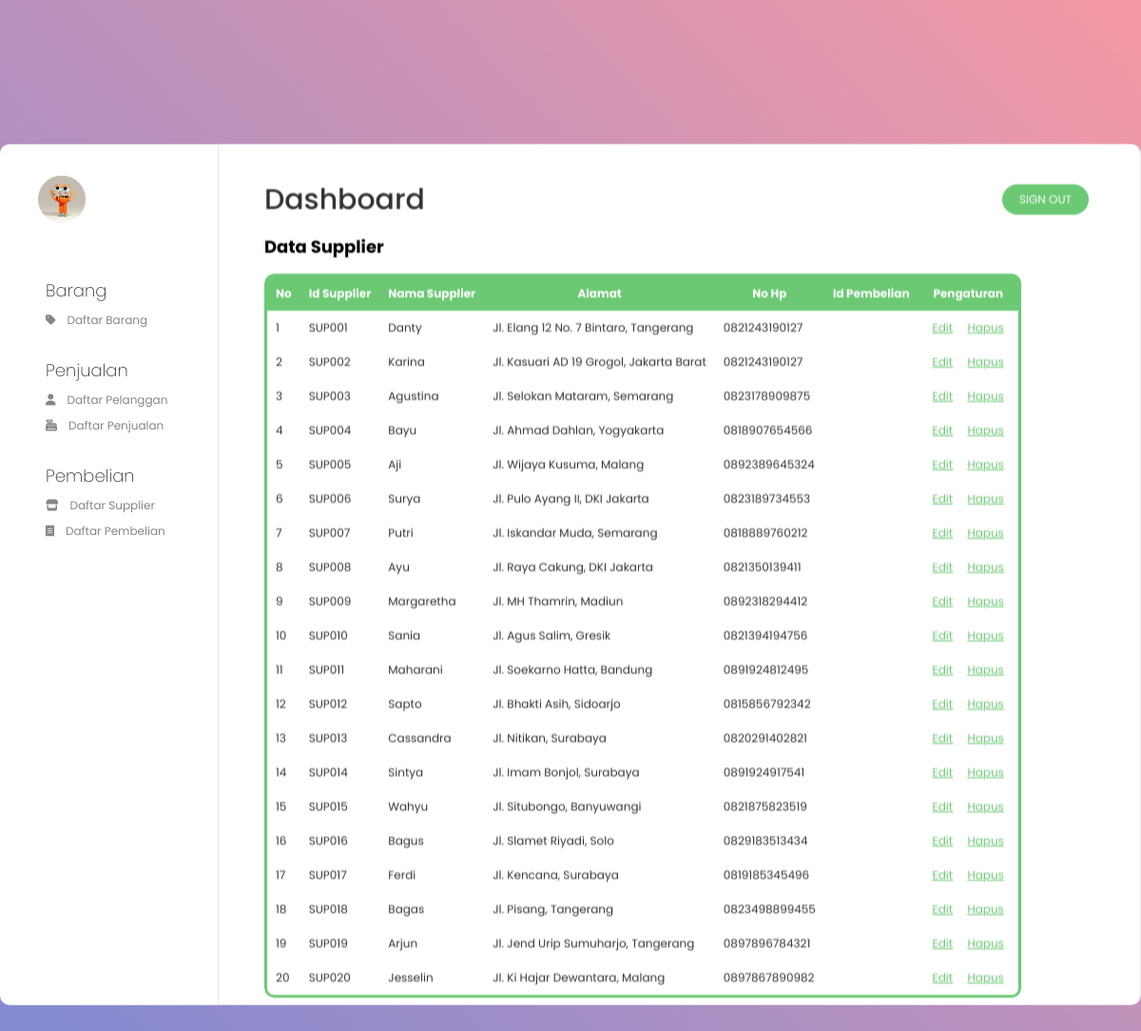
Screenshot of /dataSupplier.php with the database file from the repository.
### tables this page shows
CREATE TABLE `supplier` (
  `IdSupplier` varchar(6) NOT NULL,
  `NamaSupplier` varchar(20) NOT NULL,
  `Alamat` varchar(50) NOT NULL,
  `NoHp` varchar(13) NOT NULL,
  `IdPengguna` char(5) NOT NULL
);

### dataSupplier.php (the view, shortened to what this page needs)
<?php
include "koneksidb.php";
$query = "SELECT * FROM supplier";
$result = mysqli_query($connect, $query);
?>
<html>
<head>
    <link rel="stylesheet" type="text/css" href="style.css">
</head>
<body>
    <div class="center">
        <header class="menu">
            <figure class="user">
                <div class="user-avatar">
                    <img src="img/avatar.jpg">
                </div>
            </figure>
            <nav>
                <section class="barang">
                    <h3>Barang</h3>
                    <ul>
                        <li>
                            <a href="dataBarang.php">
                                <i class="fas fa-tag"></i>
                                Daftar Barang
                            </a>
                        </li>
                    </ul>
                </section>
                <section class="penjualan">
                    <h3>Penjualan</h3>
                    <ul>
                        <li>
                            <a href="dataPelanggan.php">
                                <i class="fas fa-user"></i>
                                Daftar Pelanggan
                            </a>
                        </li>
                    </ul>
                    <ul>
                        <li>
                            <a href="dataPenjualan.php">
                                <i class="fas fa-cash-register"></i>
                                Daftar Penjualan
                            </a>
                        </li>
                    </ul>
                </section>
                <section class="penjualan">
                    <h3>Pembelian</h3>
                    <ul>
                        <li>
                            <a href="dataSupplier.php">
                                <i class="fas fa-store"></i>
                                Daftar Supplier
                            </a>
                        </li>
                    </ul>
                    <ul>
                        <li>
                            <a>
                                <i class="fas fa-receipt"></i>
                                Daftar Pembelian
                            </a>
                        </li>
                    </ul>
                </section>
            </nav>
        </header>
        <main class="content-wrap">
            <header class="content-head">
                <h1>Dashboard</h1>
                <div class="action">
                    <button onclick="location.href = 'logout.php';">
                        Sign out
                    </button>
                </div>
            </header>
            <div class="container">
                <h2>Data Supplier</h2>
                    <div class="box-3">
                            <table class="content-table2">
                                <tr>
                                    <th>No</th>
                                    <th>Id Supplier</th>
                                    <th>Nama Supplier</th>
                                    <th>Alamat</th>
                                    <th>No Hp</th>
                                    <th>Id Pembelian</th>
                                    <th>Pengaturan</th>
                                </tr>
                                <?php
                                $no = 1;
                                while ($row = mysqli_fetch_array($result)) {
                                ?>
                                    <tr>
                                        <td><?php echo $no++; ?></td>
                                        <td><?php echo $row['IdSupplier']; ?></td>
                                        <td><?php echo $row['NamaSupplier']; ?></td>
                                        <td><?php echo $row['Alamat']; ?></td>
                                        <td><?php echo $row['NoHp']; ?></td>
                                        <td><?php echo $row['IdPembelian']; ?></td>
                                        <td>
                                            <a class="edit2" href="editSupplier.php?IdSupplier=<?php echo $row['IdSupplier']; ?>&IdPembelian=<?php echo $row['IdPembelian']; ?>">Edit</a>
                                            <a class="delete2" href="hapusSupplier.php?IdSupplier=<?php echo $row['IdSupplier']; ?>">Hapus</a>
                                        </td>
                                    </tr>
                                <?php
                                }
                                ?>
                            </table>
                    </div>
            </div>
        </main>
    </div>
</body>
</html>

### style.css (style rules this page uses)
* { box-sizing: border-box; }
body { height: 100vh; font-family: "Poppins", sans-serif; overflow: hidden; background: linear-gradient(to top right, #7c89d5, #f599a5); font-size: 12px; }
.center { position: absolute; display: block; top: 50%; left: 50%; transform: translate(-50%, -50%); width: 200vw; height: 75vh; max-width: 1200px; display: flex; }
.menu { grid-area: menu; width: 230px; height: 100%; padding-bottom: 3em; overflow: auto; background: #fff; border-right: 1px solid #ede8f0; border-radius: 10px 0 0 10px; }
.menu .user { height: 80px; display: flex; align-items: center; justify-content: flex-start; margin-top: 1.5em; }
.menu .user .user-avatar { width: 50px; height: 50px; border-radius: 50%; overflow: hidden; }
.menu .user .user-avatar img { display: block; width: 100%; height: 100%; -o-object-fit: cover; object-fit: cover; }
.menu nav { display: block; padding: 0 4em; }
.menu nav section { display: block; padding: 2.5em 0 0; }
.menu nav h3 { margin: 0; font-size: 1.5em; color: #333; font-weight: 200; }
.menu nav ul { display: block; padding: 0; margin: 0; }
.menu nav li { display: block; padding: 0; margin: 0.75em 0 0; }
.menu nav li a { display: flex; align-items: center; justify-content: flex-start; color: rgb(134, 134, 134); text-decoration: none; font-weight: 400; font-size: 1em; transition: color 0.15s ease; }
.menu nav li a i { display: block; margin-right: 1em; }
.content-wrap { grid-area: content; overflow: auto; background: #fff; border-right: 1px solid #ede8f0; flex: 1 1 auto; background-color: #fff; padding: 3em 4em 1em 4em; border-radius: 0 10px 10px 0; }
.content-wrap .content-head { display: flex; align-items: center; justify-content: space-between; }
.content-wrap .content-head h1 { font-size: 2.5em; line-height: 100%; color: #333; font-weight: 500; margin: 0; padding: 0; }
.content-wrap .content-head .action button { border: 0; outline: none; background: #6bc974; color: #fff; width: auto; height: 32px; margin: 0.5em; padding: 0 1.5em; border-radius: 25px; font-size: 1em; color: #fff; font-family: "Poppins", sans-serif; text-transform: uppercase; cursor: pointer; transition: 0.5s; }
.container { grid-area: content; overflow: auto; background: #fff; background-color: #fff; border-radius: 0 10px 10px 0; }
.content-table2 { display: flex; border-collapse: collapse; width: auto; border-radius: 10px; color: #333; overflow: hidden; font-size: 1em; font-family: 'Poppins', sans-serif; }
.content-table2 tr th { width: auto; background-color: #6bc974; color: white; text-align: center; font-weight: bold; }
.content-table2 th, .content-table2 td { position: relative; padding: 0.75em; }
.edit2 { padding: 0.5em; width: 40px; color: #6bc974;; background-size: cover; border-radius: 5px; cursor: pointer; }
.delete2 { padding: 0.5em; width: 40px; color: #6bc974; background-size: cover; border-radius: 5px; cursor: pointer; }

### rows the page displays
supplier: IdSupplier "SUP001", NamaSupplier "Danty", Alamat "Jl. Elang 12 No. 7 Bintaro, Tangerang", NoHp "0821243190127"
supplier: IdSupplier "SUP002", NamaSupplier "Karina", Alamat "Jl. Kasuari AD 19 Grogol, Jakarta Barat", NoHp "0821243190127"
supplier: IdSupplier "SUP003", NamaSupplier "Agustina", Alamat "Jl. Selokan Mataram, Semarang", NoHp "0823178909875"
supplier: IdSupplier "SUP004", NamaSupplier "Bayu", Alamat "Jl. Ahmad Dahlan, Yogyakarta", NoHp "0818907654566"
supplier: IdSupplier "SUP005", NamaSupplier "Aji", Alamat "Jl. Wijaya Kusuma, Malang", NoHp "0892389645324"
supplier: IdSupplier "SUP006", NamaSupplier "Surya", Alamat "Jl. Pulo Ayang II, DKI Jakarta", NoHp "0823189734553"
supplier: IdSupplier "SUP007", NamaSupplier "Putri", Alamat "Jl. Iskandar Muda, Semarang", NoHp "0818889760212"
supplier: IdSupplier "SUP008", NamaSupplier "Ayu", Alamat "Jl. Raya Cakung, DKI Jakarta", NoHp "0821350139411"
supplier: IdSupplier "SUP009", NamaSupplier "Margaretha", Alamat "Jl. MH Thamrin, Madiun", NoHp "0892318294412"
supplier: IdSupplier "SUP010", NamaSupplier "Sania", Alamat "Jl. Agus Salim, Gresik", NoHp "0821394194756"
supplier: IdSupplier "SUP011", NamaSupplier "Maharani", Alamat "Jl. Soekarno Hatta, Bandung", NoHp "0891924812495"
supplier: IdSupplier "SUP012", NamaSupplier "Sapto", Alamat "Jl. Bhakti Asih, Sidoarjo", NoHp "0815856792342"
supplier: IdSupplier "SUP013", NamaSupplier "Cassandra", Alamat "Jl. Nitikan, Surabaya", NoHp "0820291402821"
supplier: IdSupplier "SUP014", NamaSupplier "Sintya", Alamat "Jl. Imam Bonjol, Surabaya", NoHp "0891924917541"
supplier: IdSupplier "SUP015", NamaSupplier "Wahyu", Alamat "Jl. Situbongo, Banyuwangi", NoHp "0821875823519"
supplier: IdSupplier "SUP016", NamaSupplier "Bagus", Alamat "Jl. Slamet Riyadi, Solo", NoHp "0829183513434"
supplier: IdSupplier "SUP017", NamaSupplier "Ferdi", Alamat "Jl. Kencana, Surabaya", NoHp "0819185345496"
supplier: IdSupplier "SUP018", NamaSupplier "Bagas", Alamat "Jl. Pisang, Tangerang", NoHp "0823498899455"
supplier: IdSupplier "SUP019", NamaSupplier "Arjun", Alamat "Jl. Jend Urip Sumuharjo, Tangerang", NoHp "0897896784321"
supplier: IdSupplier "SUP020", NamaSupplier "Jesselin", Alamat "Jl. Ki Hajar Dewantara, Malang", NoHp "0897867890982"
